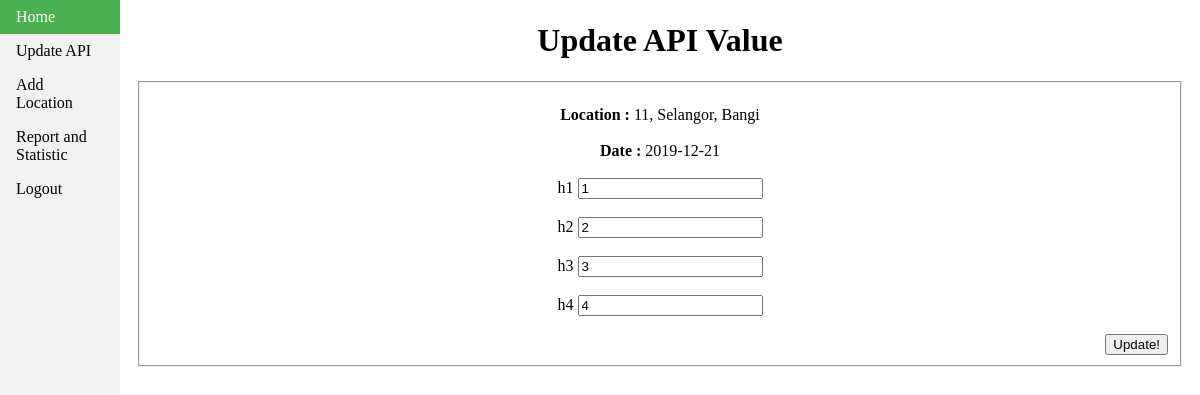
The app's page /updateapi.php?api=11 with its own data.
### tables this page shows
CREATE TABLE `api` (
  `date` date NOT NULL,
  `h1` varchar(5) NOT NULL,
  `h2` varchar(5) NOT NULL,
  `h3` varchar(5) NOT NULL,
  `h4` varchar(5) NOT NULL,
  `average` int(255) NOT NULL,
  `api_id` int(255) NOT NULL,
  `stateid` int(11) NOT NULL
);

CREATE TABLE `state` (
  `stateid` int(11) NOT NULL,
  `state` varchar(255) NOT NULL,
  `district` varchar(255) NOT NULL
);

### updateapi.php (the view, shortened to what this page needs)
<?php
	require 'connection.php';
    include 'navbaruser.php';
    if (isset($_GET['api'])) {
        $api_id = $_GET['api'];
    }
    $sqlget = "SELECT * FROM `api` INNER JOIN state ON api.stateid=state.stateid WHERE `api_id`=$api_id";
    $resultget = $conn->query($sqlget);
							if ($resultget->num_rows > 0) {
								while ($row = $resultget -> fetch_assoc()) {
                                    $api_id= $row['api_id'];
									$date = $row['date'];
									$state=$row['state'];
									$district=$row['district'];
									$h1 = $row['h1'];
									$h2 = $row['h2'];
									$h3 = $row['h3'];
                                    $h4 = $row['h4'];
                                }
                            }
?>
<!DOCTYPE html>
<html>
<head>
</head>
<body>
<div style="margin-left:10%;padding:1px 16px;height:1000px;">
			<form class="form-horizontal" method="post" action="">
			<div align="center">
				<h1>Update API Value</h1>
			</div>
			<fieldset>
			<br>
			<div class="form-group" align="center">
                <b>Location :   </b><?php echo $api_id.", ".$state.", ".$district?>
			</div><br>
			<div class="form-group" align="center">
               <b>Date :    </b> <?php echo $date ?>
			</div><br>
			<div class="form-group" align="center">
			  <label class="col-md-4 control-label" for="username">h1</label>
                <input id="h1" name="h1" type="text" placeholder="" value="<?php echo $h1 ?>" class="form-control input-md"  align="center">
			</div><br>
			<div class="form-group" align="center">
			  <label class="col-md-4 control-label" for="username">h2</label>
				<input id="h2" name="h2" type="text" placeholder="" value="<?php echo $h2 ?>" class="form-control input-md"  align="center">
			</div><br>
			<div class="form-group" align="center">
			  <label class="col-md-4 control-label" for="username">h3</label>
				<input id="h3" name="h3" type="text" placeholder="" value="<?php echo $h3 ?>" class="form-control input-md"  align="center">
			</div><br>
			<div class="form-group" align="center">
			  <label class="col-md-4 control-label" for="username">h4</label>
				<input id="h4" name="h4" type="text" placeholder="" value="<?php echo $h4 ?>" class="form-control input-md"  align="center">
			</div><br>
			<div class="col-md-5" align="right">
				<input type="submit" name="update" class="btn btn-success " value="Update!">
			  </div>
			</fieldset>
		</form>
</div>
</body>
</html>

### navbaruser.php (style rules this page uses)
body { margin: 0; }

### records on screen
api: api_id "11", stateid.state "Selangor", stateid.district "Bangi", date "2019-12-21", h1 "1", h2 "2", h3 "3", h4 "4"
